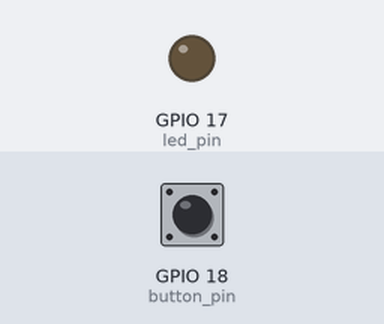
Bench run of a program on a simulated Raspberry Pi (BCM pin numbers). On the bench: output pins drawn as LEDs (lit = HIGH). The inputs (shaded band) are chosen by the test bench; at power-on: GPIO 18 (button_pin) LOW. What the program prints to the terminal is not drawn.

Above: at 1.2 s.
1.3 s: GPIO 18 (button_pin) pulled HIGH for 0.15 s
At 1.37 s:
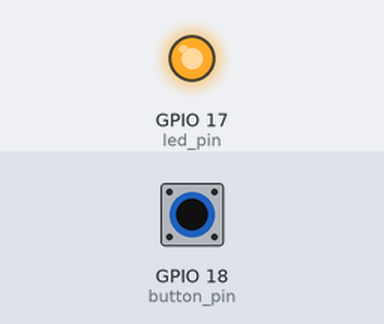
2.9 s: GPIO 18 (button_pin) pulled HIGH for 3.2 s
At 6.4 s:
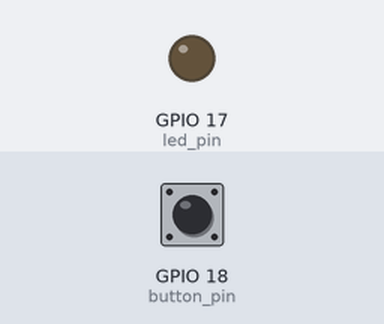
Timing chart, 0 to 7.9 s (numbered marks = the images above; inputs shaded):
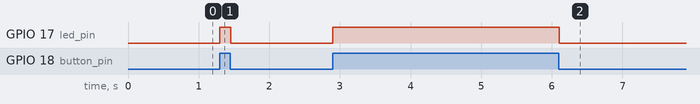

Measured:
- after the input at 1.3 s, GPIO 17 (led_pin): LOW → HIGH at once, → LOW 0.15 s later
- after the input at 2.9 s, GPIO 17 (led_pin): LOW → HIGH at once, → LOW 3.2 s later

The program:

starter.py
```python
# Εισαγωγή των απαραίτητων βιβλιοθηκών
import RPi.GPIO as GPIO
import time

# Χρήση της αρίθμησης BCM
GPIO.setmode(GPIO.BCM)

# Ορισμός των GPIO pins
button_pin = 18  # Φυσικό Pin 12
led_pin = 17     # Φυσικό Pin 11

# Ρύθμιση του led_pin ως OUTPUT
GPIO.setup(led_pin, GPIO.OUT)

# Ρύθμιση του button_pin ως INPUT με εσωτερική pull-down αντίσταση
# Έτσι, όταν το κουμπί δεν είναι πατημένο, η είσοδος διαβάζει 0 (LOW)
GPIO.setup(button_pin, GPIO.IN, pull_up_down = GPIO.PUD_DOWN)

try:
    print("Το πρόγραμμα ξεκίνησε. Πατήστε το κουμπί στο κύκλωμα!")
    while True:
        # Ανάγνωση της κατάστασης του κουμπιού
        button_state = GPIO.input(button_pin)

        # Αν το κουμπί είναι πατημένο (HIGH/1)
        if button_state == GPIO.HIGH:
            GPIO.output(led_pin, GPIO.HIGH) # Ανάβουμε το LED
        else:
            GPIO.output(led_pin, GPIO.LOW)  # Σβήνουμε το LED

        # Μικρή καθυστέρηση για αποφυγή υπερβολικής χρήσης CPU
        time.sleep(0.05)
except KeyboardInterrupt:
    # Καθαρισμός κατά την έξοδο
    GPIO.cleanup()
```
